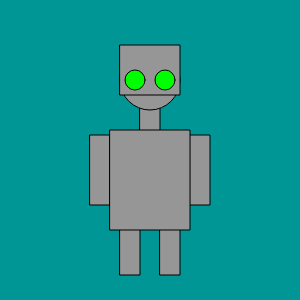
Frame 1 (no input)
Frame 60 (no input): identical to frame 1, image omitted
Frame 120 (the mouse pressed at the canvas centre since frame 60): identical to frame 1, image omitted

The p5.js sketch that drew this single still picture (run headless with seeded random() and noise() and a simulated clock; from frame 60 on, the mouse is pressed at the canvas centre):

// p5.js sketch
// ── sketch.js
function setup() {
    createCanvas(300, 300);
}

function draw() {
    background(0,150,150);
    rectMode(CENTER)
    
    fill(150)
    rect(130, 250, 20, 50)
    rect(170, 250, 20, 50)
    rect(100, 170, 20, 70)
    rect(200, 170, 20, 70)
    rect(150, 120, 20, 50)
    rect(150, 180, 80, 100)
    circle(150, 80, 60)
    rect(150, 70, 60, 50)
    fill(0,255,0)
    circle(165, 80, 20)
    circle(135, 80, 20)
    

}
